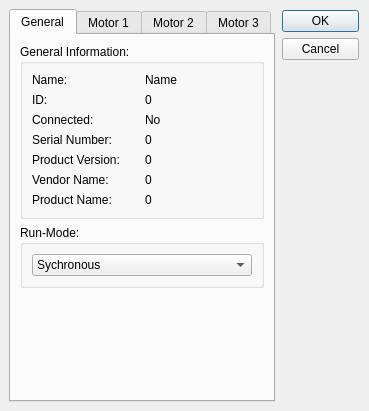
<?xml version="1.0" encoding="UTF-8"?>
<ui version="4.0">
 <class>DialogUSBMotion3XIII</class>
 <widget class="QDialog" name="DialogUSBMotion3XIII">
  <property name="geometry">
   <rect>
    <x>0</x>
    <y>0</y>
    <width>369</width>
    <height>411</height>
   </rect>
  </property>
  <property name="minimumSize">
   <size>
    <width>0</width>
    <height>0</height>
   </size>
  </property>
  <property name="maximumSize">
   <size>
    <width>16777215</width>
    <height>16777215</height>
   </size>
  </property>
  <property name="windowTitle">
   <string>Dialog</string>
  </property>
  <widget class="QTabWidget" name="tabProperties">
   <property name="geometry">
    <rect>
     <x>9</x>
     <y>9</y>
     <width>266</width>
     <height>393</height>
    </rect>
   </property>
   <property name="currentIndex">
    <number>0</number>
   </property>
   <widget class="QWidget" name="tab_general">
    <attribute name="title">
     <string>General</string>
    </attribute>
    <attribute name="toolTip">
     <string>general settings for motor driver</string>
    </attribute>
    <layout class="QVBoxLayout" name="verticalLayout">
     <item>
      <widget class="QGroupBox" name="groupGeneralInfo">
       <property name="title">
        <string>General Information:</string>
       </property>
       <layout class="QGridLayout" name="gridLayout_4">
        <item row="0" column="0">
         <widget class="QLabel" name="label_33">
          <property name="text">
           <string>Name:</string>
          </property>
         </widget>
        </item>
        <item row="0" column="1">
         <widget class="QLabel" name="lblName">
          <property name="text">
           <string>Name</string>
          </property>
         </widget>
        </item>
        <item row="1" column="0">
         <widget class="QLabel" name="label_34">
          <property name="text">
           <string>ID:</string>
          </property>
         </widget>
        </item>
        <item row="1" column="1">
         <widget class="QLabel" name="lblID">
          <property name="text">
           <string>0</string>
          </property>
         </widget>
        </item>
        <item row="2" column="0">
         <widget class="QLabel" name="label_36">
          <property name="text">
           <string>Connected:</string>
          </property>
         </widget>
        </item>
        <item row="2" column="1">
         <widget class="QLabel" name="lblConnected">
          <property name="text">
           <string>No</string>
          </property>
         </widget>
        </item>
        <item row="3" column="0">
         <widget class="QLabel" name="label_35">
          <property name="text">
           <string>Serial Number:</string>
          </property>
         </widget>
        </item>
        <item row="3" column="1">
         <widget class="QLabel" name="lblSerialNumber">
          <property name="text">
           <string>0</string>
          </property>
         </widget>
        </item>
        <item row="4" column="0">
         <widget class="QLabel" name="label_37">
          <property name="text">
           <string>Product Version:</string>
          </property>
         </widget>
        </item>
        <item row="4" column="1">
         <widget class="QLabel" name="lblProductVersion">
          <property name="text">
           <string>0</string>
          </property>
         </widget>
        </item>
        <item row="5" column="0">
         <widget class="QLabel" name="label_38">
          <property name="text">
           <string>Vendor Name:</string>
          </property>
         </widget>
        </item>
        <item row="5" column="1">
         <widget class="QLabel" name="lblVendorName">
          <property name="text">
           <string>0</string>
          </property>
         </widget>
        </item>
        <item row="6" column="0">
         <widget class="QLabel" name="label_39">
          <property name="text">
           <string>Product Name:</string>
          </property>
         </widget>
        </item>
        <item row="6" column="1">
         <widget class="QLabel" name="lblProductName">
          <property name="text">
           <string>0</string>
          </property>
         </widget>
        </item>
       </layout>
      </widget>
     </item>
     <item>
      <widget class="QGroupBox" name="groupRunMode">
       <property name="title">
        <string>Run-Mode:</string>
       </property>
       <layout class="QHBoxLayout" name="horizontalLayout_12">
        <item>
         <widget class="QComboBox" name="comboRunMode">
          <property name="sizePolicy">
           <sizepolicy hsizetype="MinimumExpanding" vsizetype="Fixed">
            <horstretch>0</horstretch>
            <verstretch>0</verstretch>
           </sizepolicy>
          </property>
          <property name="maxVisibleItems">
           <number>2</number>
          </property>
          <item>
           <property name="text">
            <string>Sychronous</string>
           </property>
          </item>
          <item>
           <property name="text">
            <string>Asychronous</string>
           </property>
          </item>
         </widget>
        </item>
       </layout>
      </widget>
     </item>
     <item>
      <spacer name="verticalSpacer_6">
       <property name="orientation">
        <enum>Qt::Vertical</enum>
       </property>
       <property name="sizeHint" stdset="0">
        <size>
         <width>20</width>
         <height>40</height>
        </size>
       </property>
      </spacer>
     </item>
    </layout>
   </widget>
   <widget class="QWidget" name="tab_motor1">
    <attribute name="title">
     <string>Motor 1</string>
    </attribute>
    <attribute name="whatsThis">
     <string>Properties for first motor</string>
    </attribute>
    <layout class="QVBoxLayout" name="verticalLayout_9">
     <item>
      <widget class="QGroupBox" name="groupM1Info">
       <property name="title">
        <string>General Information</string>
       </property>
       <layout class="QHBoxLayout" name="horizontalLayout_3">
        <item>
         <layout class="QVBoxLayout" name="verticalLayout_4">
          <item>
           <widget class="QLabel" name="label_3">
            <property name="text">
             <string>Available:</string>
            </property>
           </widget>
          </item>
          <item>
           <widget class="QLabel" name="label_4">
            <property name="text">
             <string>Steps per Turn:</string>
            </property>
           </widget>
          </item>
          <item>
           <spacer name="horizontalSpacer">
            <property name="orientation">
             <enum>Qt::Horizontal</enum>
            </property>
            <property name="sizeType">
             <enum>QSizePolicy::Minimum</enum>
            </property>
            <property name="sizeHint" stdset="0">
             <size>
              <width>40</width>
              <height>20</height>
             </size>
            </property>
           </spacer>
          </item>
          <item>
           <widget class="QLabel" name="label_5">
            <property name="text">
             <string>Micro Steps:</string>
            </property>
            <property name="buddy">
             <cstring>comboM1MicroSteps</cstring>
            </property>
           </widget>
          </item>
         </layout>
        </item>
        <item>
         <layout class="QVBoxLayout" name="verticalLayout_3">
          <item>
           <widget class="QLabel" name="lblM1Available">
            <property name="text">
             <string>Yes</string>
            </property>
           </widget>
          </item>
          <item>
           <widget class="QLabel" name="lblM1AxisSteps">
            <property name="text">
             <string>0</string>
            </property>
           </widget>
          </item>
          <item>
           <widget class="QCheckBox" name="checkM1Enabled">
            <property name="text">
             <string>motor enabled</string>
            </property>
           </widget>
          </item>
          <item>
           <widget class="QComboBox" name="comboM1MicroSteps">
            <item>
             <property name="text">
              <string>1</string>
             </property>
            </item>
            <item>
             <property name="text">
              <string>2</string>
             </property>
            </item>
            <item>
             <property name="text">
              <string>4</string>
             </property>
            </item>
            <item>
             <property name="text">
              <string>8</string>
             </property>
            </item>
            <item>
             <property name="text">
              <string>16</string>
             </property>
            </item>
            <item>
             <property name="text">
              <string>32</string>
             </property>
            </item>
            <item>
             <property name="text">
              <string>64</string>
             </property>
            </item>
           </widget>
          </item>
         </layout>
        </item>
       </layout>
      </widget>
     </item>
     <item>
      <widget class="QGroupBox" name="groupM1VelAcc">
       <property name="title">
        <string>Motor speed and acceleration</string>
       </property>
       <layout class="QGridLayout" name="gridLayout">
        <item row="0" column="0">
         <widget class="QLabel" name="label_7">
          <property name="sizePolicy">
           <sizepolicy hsizetype="Minimum" vsizetype="Preferred">
            <horstretch>0</horstretch>
            <verstretch>0</verstretch>
           </sizepolicy>
          </property>
          <property name="text">
           <string>Vmin:</string>
          </property>
         </widget>
        </item>
        <item row="1" column="0">
         <widget class="QLabel" name="label_6">
          <property name="sizePolicy">
           <sizepolicy hsizetype="Minimum" vsizetype="Preferred">
            <horstretch>0</horstretch>
            <verstretch>0</verstretch>
           </sizepolicy>
          </property>
          <property name="text">
           <string>Vmax:</string>
          </property>
         </widget>
        </item>
        <item row="1" column="2">
         <widget class="QDoubleSpinBox" name="spinM1VMax">
          <property name="suffix">
           <string> °/s</string>
          </property>
          <property name="decimals">
           <number>2</number>
          </property>
         </widget>
        </item>
        <item row="2" column="0">
         <widget class="QLabel" name="label_8">
          <property name="sizePolicy">
           <sizepolicy hsizetype="Minimum" vsizetype="Preferred">
            <horstretch>0</horstretch>
            <verstretch>0</verstretch>
           </sizepolicy>
          </property>
          <property name="text">
           <string>Amax:</string>
          </property>
         </widget>
        </item>
        <item row="2" column="2">
         <widget class="QDoubleSpinBox" name="spinM1AMax">
          <property name="suffix">
           <string> °/s²</string>
          </property>
          <property name="decimals">
           <number>2</number>
          </property>
         </widget>
        </item>
        <item row="0" column="2">
         <widget class="QDoubleSpinBox" name="spinM1VMin">
          <property name="suffix">
           <string> °/s</string>
          </property>
          <property name="decimals">
           <number>2</number>
          </property>
         </widget>
        </item>
       </layout>
      </widget>
     </item>
     <item>
      <widget class="QGroupBox" name="groupM1CoilCurrent">
       <property name="title">
        <string>Coil current</string>
       </property>
       <layout class="QVBoxLayout" name="verticalLayout_8">
        <item>
         <layout class="QHBoxLayout" name="horizontalLayout_5">
          <item>
           <widget class="QLabel" name="label_9">
            <property name="sizePolicy">
             <sizepolicy hsizetype="Minimum" vsizetype="Preferred">
              <horstretch>0</horstretch>
              <verstretch>0</verstretch>
             </sizepolicy>
            </property>
            <property name="text">
             <string>Acc. threshold:</string>
            </property>
           </widget>
          </item>
          <item>
           <widget class="QDoubleSpinBox" name="spinM1CoilThreshold">
            <property name="suffix">
             <string> °/s²</string>
            </property>
           </widget>
          </item>
         </layout>
        </item>
        <item>
         <layout class="QHBoxLayout" name="horizontalLayout_4">
          <item>
           <layout class="QVBoxLayout" name="verticalLayout_5">
            <item>
             <widget class="QLabel" name="label_10">
              <property name="text">
               <string>High current:</string>
              </property>
              <property name="buddy">
               <cstring>comboM1CoilHigh</cstring>
              </property>
             </widget>
            </item>
            <item>
             <widget class="QComboBox" name="comboM1CoilHigh">
              <item>
               <property name="text">
                <string>12.5%</string>
               </property>
              </item>
              <item>
               <property name="text">
                <string>25%</string>
               </property>
              </item>
              <item>
               <property name="text">
                <string>37.5%</string>
               </property>
              </item>
              <item>
               <property name="text">
                <string>50%</string>
               </property>
              </item>
              <item>
               <property name="text">
                <string>62.5%</string>
               </property>
              </item>
              <item>
               <property name="text">
                <string>75%</string>
               </property>
              </item>
              <item>
               <property name="text">
                <string>87.5%</string>
               </property>
              </item>
              <item>
               <property name="text">
                <string>100%</string>
               </property>
              </item>
             </widget>
            </item>
           </layout>
          </item>
          <item>
           <layout class="QVBoxLayout" name="verticalLayout_6">
            <item>
             <widget class="QLabel" name="label_11">
              <property name="text">
               <string>Low current:</string>
              </property>
              <property name="buddy">
               <cstring>comboM1CoilLow</cstring>
              </property>
             </widget>
            </item>
            <item>
             <widget class="QComboBox" name="comboM1CoilLow">
              <item>
               <property name="text">
                <string>12.5%</string>
               </property>
              </item>
              <item>
               <property name="text">
                <string>25%</string>
               </property>
              </item>
              <item>
               <property name="text">
                <string>37.5%</string>
               </property>
              </item>
              <item>
               <property name="text">
                <string>50%</string>
               </property>
              </item>
              <item>
               <property name="text">
                <string>62.5%</string>
               </property>
              </item>
              <item>
               <property name="text">
                <string>75%</string>
               </property>
              </item>
              <item>
               <property name="text">
                <string>87.5%</string>
               </property>
              </item>
              <item>
               <property name="text">
                <string>100%</string>
               </property>
              </item>
             </widget>
            </item>
           </layout>
          </item>
          <item>
           <layout class="QVBoxLayout" name="verticalLayout_7">
            <item>
             <widget class="QLabel" name="label_12">
              <property name="text">
               <string>Rest current:</string>
              </property>
              <property name="buddy">
               <cstring>comboM1CoilRest</cstring>
              </property>
             </widget>
            </item>
            <item>
             <widget class="QComboBox" name="comboM1CoilRest">
              <item>
               <property name="text">
                <string>12.5%</string>
               </property>
              </item>
              <item>
               <property name="text">
                <string>25%</string>
               </property>
              </item>
              <item>
               <property name="text">
                <string>37.5%</string>
               </property>
              </item>
              <item>
               <property name="text">
                <string>50%</string>
               </property>
              </item>
              <item>
               <property name="text">
                <string>62.5%</string>
               </property>
              </item>
              <item>
               <property name="text">
                <string>75%</string>
               </property>
              </item>
              <item>
               <property name="text">
                <string>87.5%</string>
               </property>
              </item>
              <item>
               <property name="text">
                <string>100%</string>
               </property>
              </item>
             </widget>
            </item>
           </layout>
          </item>
         </layout>
        </item>
       </layout>
      </widget>
     </item>
     <item>
      <spacer name="verticalSpacer_3">
       <property name="orientation">
        <enum>Qt::Vertical</enum>
       </property>
       <property name="sizeHint" stdset="0">
        <size>
         <width>20</width>
         <height>40</height>
        </size>
       </property>
      </spacer>
     </item>
    </layout>
   </widget>
   <widget class="QWidget" name="tab_motor2">
    <attribute name="title">
     <string>Motor 2</string>
    </attribute>
    <attribute name="whatsThis">
     <string>Properties for second motor</string>
    </attribute>
    <layout class="QVBoxLayout" name="verticalLayout_16">
     <item>
      <widget class="QGroupBox" name="groupM2Info">
       <property name="title">
        <string>General Information</string>
       </property>
       <layout class="QHBoxLayout" name="horizontalLayout_6">
        <item>
         <layout class="QVBoxLayout" name="verticalLayout_10">
          <item>
           <widget class="QLabel" name="label_16">
            <property name="text">
             <string>Available:</string>
            </property>
           </widget>
          </item>
          <item>
           <widget class="QLabel" name="label_17">
            <property name="text">
             <string>Steps per Turn:</string>
            </property>
           </widget>
          </item>
          <item>
           <spacer name="horizontalSpacer_2">
            <property name="orientation">
             <enum>Qt::Horizontal</enum>
            </property>
            <property name="sizeType">
             <enum>QSizePolicy::Minimum</enum>
            </property>
            <property name="sizeHint" stdset="0">
             <size>
              <width>40</width>
              <height>20</height>
             </size>
            </property>
           </spacer>
          </item>
          <item>
           <widget class="QLabel" name="label_18">
            <property name="text">
             <string>Micro Steps:</string>
            </property>
            <property name="buddy">
             <cstring>comboM1MicroSteps</cstring>
            </property>
           </widget>
          </item>
         </layout>
        </item>
        <item>
         <layout class="QVBoxLayout" name="verticalLayout_11">
          <item>
           <widget class="QLabel" name="lblM2Available">
            <property name="text">
             <string>Yes</string>
            </property>
           </widget>
          </item>
          <item>
           <widget class="QLabel" name="lblM2AxisSteps">
            <property name="text">
             <string>0</string>
            </property>
           </widget>
          </item>
          <item>
           <widget class="QCheckBox" name="checkM2Enabled">
            <property name="text">
             <string>motor enabled</string>
            </property>
           </widget>
          </item>
          <item>
           <widget class="QComboBox" name="comboM2MicroSteps">
            <item>
             <property name="text">
              <string>1</string>
             </property>
            </item>
            <item>
             <property name="text">
              <string>2</string>
             </property>
            </item>
            <item>
             <property name="text">
              <string>4</string>
             </property>
            </item>
            <item>
             <property name="text">
              <string>8</string>
             </property>
            </item>
            <item>
             <property name="text">
              <string>16</string>
             </property>
            </item>
            <item>
             <property name="text">
              <string>32</string>
             </property>
            </item>
            <item>
             <property name="text">
              <string>64</string>
             </property>
            </item>
           </widget>
          </item>
         </layout>
        </item>
       </layout>
      </widget>
     </item>
     <item>
      <widget class="QGroupBox" name="groupM2VelAcc">
       <property name="title">
        <string>Motor speed and acceleration</string>
       </property>
       <layout class="QGridLayout" name="gridLayout_2">
        <item row="0" column="0">
         <widget class="QLabel" name="label_13">
          <property name="sizePolicy">
           <sizepolicy hsizetype="Minimum" vsizetype="Preferred">
            <horstretch>0</horstretch>
            <verstretch>0</verstretch>
           </sizepolicy>
          </property>
          <property name="text">
           <string>Vmin:</string>
          </property>
         </widget>
        </item>
        <item row="0" column="1">
         <widget class="QDoubleSpinBox" name="spinM2VMin">
          <property name="suffix">
           <string> °/s</string>
          </property>
         </widget>
        </item>
        <item row="1" column="0">
         <widget class="QLabel" name="label_14">
          <property name="sizePolicy">
           <sizepolicy hsizetype="Minimum" vsizetype="Preferred">
            <horstretch>0</horstretch>
            <verstretch>0</verstretch>
           </sizepolicy>
          </property>
          <property name="text">
           <string>Vmax:</string>
          </property>
         </widget>
        </item>
        <item row="1" column="1">
         <widget class="QDoubleSpinBox" name="spinM2VMax">
          <property name="suffix">
           <string> °/s</string>
          </property>
         </widget>
        </item>
        <item row="2" column="0">
         <widget class="QLabel" name="label_15">
          <property name="sizePolicy">
           <sizepolicy hsizetype="Minimum" vsizetype="Preferred">
            <horstretch>0</horstretch>
            <verstretch>0</verstretch>
           </sizepolicy>
          </property>
          <property name="text">
           <string>Amax:</string>
          </property>
         </widget>
        </item>
        <item row="2" column="1">
         <widget class="QDoubleSpinBox" name="spinM2AMax">
          <property name="suffix">
           <string> °/s²</string>
          </property>
         </widget>
        </item>
       </layout>
      </widget>
     </item>
     <item>
      <widget class="QGroupBox" name="groupM2CoilCurrent">
       <property name="title">
        <string>Coil current</string>
       </property>
       <layout class="QVBoxLayout" name="verticalLayout_12">
        <item>
         <layout class="QHBoxLayout" name="horizontalLayout_7">
          <item>
           <widget class="QLabel" name="label_19">
            <property name="sizePolicy">
             <sizepolicy hsizetype="Minimum" vsizetype="Preferred">
              <horstretch>0</horstretch>
              <verstretch>0</verstretch>
             </sizepolicy>
            </property>
            <property name="text">
             <string>Acc. threshold:</string>
            </property>
           </widget>
          </item>
          <item>
           <widget class="QDoubleSpinBox" name="spinM2CoilThreshold">
            <property name="suffix">
             <string> °/s²</string>
            </property>
           </widget>
          </item>
         </layout>
        </item>
        <item>
         <layout class="QHBoxLayout" name="horizontalLayout_8">
          <item>
           <layout class="QVBoxLayout" name="verticalLayout_13">
            <item>
             <widget class="QLabel" name="label_20">
              <property name="text">
               <string>High current:</string>
              </property>
              <property name="buddy">
               <cstring>comboM1CoilHigh</cstring>
              </property>
             </widget>
            </item>
            <item>
             <widget class="QComboBox" name="comboM2CoilHigh">
              <item>
               <property name="text">
                <string>12.5%</string>
               </property>
              </item>
              <item>
               <property name="text">
                <string>25%</string>
               </property>
              </item>
              <item>
               <property name="text">
                <string>37.5%</string>
               </property>
              </item>
              <item>
               <property name="text">
                <string>50%</string>
               </property>
              </item>
              <item>
               <property name="text">
                <string>62.5%</string>
               </property>
              </item>
              <item>
               <property name="text">
                <string>75%</string>
               </property>
              </item>
              <item>
               <property name="text">
                <string>87.5%</string>
               </property>
              </item>
              <item>
               <property name="text">
                <string>100%</string>
               </property>
              </item>
             </widget>
            </item>
           </layout>
          </item>
          <item>
           <layout class="QVBoxLayout" name="verticalLayout_14">
            <item>
             <widget class="QLabel" name="label_21">
              <property name="text">
               <string>Low current:</string>
              </property>
              <property name="buddy">
               <cstring>comboM1CoilLow</cstring>
              </property>
             </widget>
            </item>
            <item>
             <widget class="QComboBox" name="comboM2CoilLow">
              <item>
               <property name="text">
                <string>12.5%</string>
               </property>
              </item>
              <item>
               <property name="text">
                <string>25%</string>
               </property>
              </item>
              <item>
               <property name="text">
                <string>37.5%</string>
               </property>
              </item>
              <item>
               <property name="text">
                <string>50%</string>
               </property>
              </item>
              <item>
               <property name="text">
                <string>62.5%</string>
               </property>
              </item>
              <item>
               <property name="text">
                <string>75%</string>
               </property>
              </item>
              <item>
               <property name="text">
                <string>87.5%</string>
               </property>
              </item>
              <item>
               <property name="text">
                <string>100%</string>
               </property>
              </item>
             </widget>
            </item>
           </layout>
          </item>
          <item>
           <layout class="QVBoxLayout" name="verticalLayout_15">
            <item>
             <widget class="QLabel" name="label_22">
              <property name="text">
               <string>Rest current:</string>
              </property>
              <property name="buddy">
               <cstring>comboM1CoilRest</cstring>
              </property>
             </widget>
            </item>
            <item>
             <widget class="QComboBox" name="comboM2CoilRest">
              <item>
               <property name="text">
                <string>12.5%</string>
               </property>
              </item>
              <item>
               <property name="text">
                <string>25%</string>
               </property>
              </item>
              <item>
               <property name="text">
                <string>37.5%</string>
               </property>
              </item>
              <item>
               <property name="text">
                <string>50%</string>
               </property>
              </item>
              <item>
               <property name="text">
                <string>62.5%</string>
               </property>
              </item>
              <item>
               <property name="text">
                <string>75%</string>
               </property>
              </item>
              <item>
               <property name="text">
                <string>87.5%</string>
               </property>
              </item>
              <item>
               <property name="text">
                <string>100%</string>
               </property>
              </item>
             </widget>
            </item>
           </layout>
          </item>
         </layout>
        </item>
       </layout>
      </widget>
     </item>
     <item>
      <spacer name="verticalSpacer_4">
       <property name="orientation">
        <enum>Qt::Vertical</enum>
       </property>
       <property name="sizeHint" stdset="0">
        <size>
         <width>20</width>
         <height>40</height>
        </size>
       </property>
      </spacer>
     </item>
    </layout>
   </widget>
   <widget class="QWidget" name="tab_motor3">
    <attribute name="title">
     <string>Motor 3</string>
    </attribute>
    <attribute name="whatsThis">
     <string>Properties for third motor</string>
    </attribute>
    <layout class="QVBoxLayout" name="verticalLayout_23">
     <item>
      <widget class="QGroupBox" name="groupM3Info">
       <property name="title">
        <string>General Information</string>
       </property>
       <layout class="QHBoxLayout" name="horizontalLayout_9">
        <item>
         <layout class="QVBoxLayout" name="verticalLayout_17">
          <item>
           <widget class="QLabel" name="label_23">
            <property name="text">
             <string>Available:</string>
            </property>
           </widget>
          </item>
          <item>
           <widget class="QLabel" name="label_24">
            <property name="text">
             <string>Steps per Turn:</string>
            </property>
           </widget>
          </item>
          <item>
           <spacer name="horizontalSpacer_3">
            <property name="orientation">
             <enum>Qt::Horizontal</enum>
            </property>
            <property name="sizeType">
             <enum>QSizePolicy::Minimum</enum>
            </property>
            <property name="sizeHint" stdset="0">
             <size>
              <width>40</width>
              <height>20</height>
             </size>
            </property>
           </spacer>
          </item>
          <item>
           <widget class="QLabel" name="label_25">
            <property name="text">
             <string>Micro Steps:</string>
            </property>
            <property name="buddy">
             <cstring>comboM1MicroSteps</cstring>
            </property>
           </widget>
          </item>
         </layout>
        </item>
        <item>
         <layout class="QVBoxLayout" name="verticalLayout_18">
          <item>
           <widget class="QLabel" name="lblM3Available">
            <property name="text">
             <string>Yes</string>
            </property>
           </widget>
          </item>
          <item>
           <widget class="QLabel" name="lblM3AxisSteps">
            <property name="text">
             <string>0</string>
            </property>
           </widget>
          </item>
          <item>
           <widget class="QCheckBox" name="checkM3Enabled">
            <property name="text">
             <string>motor enabled</string>
            </property>
           </widget>
          </item>
          <item>
           <widget class="QComboBox" name="comboM3MicroSteps">
            <item>
             <property name="text">
              <string>1</string>
             </property>
            </item>
            <item>
             <property name="text">
              <string>2</string>
             </property>
            </item>
            <item>
             <property name="text">
              <string>4</string>
             </property>
            </item>
            <item>
             <property name="text">
              <string>8</string>
             </property>
            </item>
            <item>
             <property name="text">
              <string>16</string>
             </property>
            </item>
            <item>
             <property name="text">
              <string>32</string>
             </property>
            </item>
            <item>
             <property name="text">
              <string>64</string>
             </property>
            </item>
           </widget>
          </item>
         </layout>
        </item>
       </layout>
      </widget>
     </item>
     <item>
      <widget class="QGroupBox" name="groupM3VelAcc">
       <property name="title">
        <string>Motor speed and acceleration</string>
       </property>
       <layout class="QGridLayout" name="gridLayout_3">
        <item row="0" column="0">
         <widget class="QLabel" name="label_26">
          <property name="sizePolicy">
           <sizepolicy hsizetype="Minimum" vsizetype="Preferred">
            <horstretch>0</horstretch>
            <verstretch>0</verstretch>
           </sizepolicy>
          </property>
          <property name="text">
           <string>Vmin:</string>
          </property>
         </widget>
        </item>
        <item row="0" column="1">
         <widget class="QDoubleSpinBox" name="spinM3VMin">
          <property name="suffix">
           <string> °/s</string>
          </property>
         </widget>
        </item>
        <item row="1" column="0">
         <widget class="QLabel" name="label_27">
          <property name="sizePolicy">
           <sizepolicy hsizetype="Minimum" vsizetype="Preferred">
            <horstretch>0</horstretch>
            <verstretch>0</verstretch>
           </sizepolicy>
          </property>
          <property name="text">
           <string>Vmax:</string>
          </property>
         </widget>
        </item>
        <item row="1" column="1">
         <widget class="QDoubleSpinBox" name="spinM3VMax">
          <property name="suffix">
           <string> °/s</string>
          </property>
         </widget>
        </item>
        <item row="2" column="0">
         <widget class="QLabel" name="label_28">
          <property name="sizePolicy">
           <sizepolicy hsizetype="Minimum" vsizetype="Preferred">
            <horstretch>0</horstretch>
            <verstretch>0</verstretch>
           </sizepolicy>
          </property>
          <property name="text">
           <string>Amax:</string>
          </property>
         </widget>
        </item>
        <item row="2" column="1">
         <widget class="QDoubleSpinBox" name="spinM3AMax">
          <property name="suffix">
           <string> °/s²</string>
          </property>
         </widget>
        </item>
       </layout>
      </widget>
     </item>
     <item>
      <widget class="QGroupBox" name="groupM3CoilCurrent">
       <property name="title">
        <string>Coil current</string>
       </property>
       <layout class="QVBoxLayout" name="verticalLayout_19">
        <item>
         <layout class="QHBoxLayout" name="horizontalLayout_10">
          <item>
           <widget class="QLabel" name="label_29">
            <property name="sizePolicy">
             <sizepolicy hsizetype="Minimum" vsizetype="Preferred">
              <horstretch>0</horstretch>
              <verstretch>0</verstretch>
             </sizepolicy>
            </property>
            <property name="text">
             <string>Acc. threshold:</string>
            </property>
           </widget>
          </item>
          <item>
           <widget class="QDoubleSpinBox" name="spinM3CoilThreshold">
            <property name="suffix">
             <string> °/s²</string>
            </property>
           </widget>
          </item>
         </layout>
        </item>
        <item>
         <layout class="QHBoxLayout" name="horizontalLayout_11">
          <item>
           <layout class="QVBoxLayout" name="verticalLayout_20">
            <item>
             <widget class="QLabel" name="label_30">
              <property name="text">
               <string>High current:</string>
              </property>
              <property name="buddy">
               <cstring>comboM1CoilHigh</cstring>
              </property>
             </widget>
            </item>
            <item>
             <widget class="QComboBox" name="comboM3CoilHigh">
              <item>
               <property name="text">
                <string>12.5%</string>
               </property>
              </item>
              <item>
               <property name="text">
                <string>25%</string>
               </property>
              </item>
              <item>
               <property name="text">
                <string>37.5%</string>
               </property>
              </item>
              <item>
               <property name="text">
                <string>50%</string>
               </property>
              </item>
              <item>
               <property name="text">
                <string>62.5%</string>
               </property>
              </item>
              <item>
               <property name="text">
                <string>75%</string>
               </property>
              </item>
              <item>
               <property name="text">
                <string>87.5%</string>
               </property>
              </item>
              <item>
               <property name="text">
                <string>100%</string>
               </property>
              </item>
             </widget>
            </item>
           </layout>
          </item>
          <item>
           <layout class="QVBoxLayout" name="verticalLayout_21">
            <item>
             <widget class="QLabel" name="label_31">
              <property name="text">
               <string>Low current:</string>
              </property>
              <property name="buddy">
               <cstring>comboM1CoilLow</cstring>
              </property>
             </widget>
            </item>
            <item>
             <widget class="QComboBox" name="comboM3CoilLow">
              <item>
               <property name="text">
                <string>12.5%</string>
               </property>
              </item>
              <item>
               <property name="text">
                <string>25%</string>
               </property>
              </item>
              <item>
               <property name="text">
                <string>37.5%</string>
               </property>
              </item>
              <item>
               <property name="text">
                <string>50%</string>
               </property>
              </item>
              <item>
               <property name="text">
                <string>62.5%</string>
               </property>
              </item>
              <item>
               <property name="text">
                <string>75%</string>
               </property>
              </item>
              <item>
               <property name="text">
                <string>87.5%</string>
               </property>
              </item>
              <item>
               <property name="text">
                <string>100%</string>
               </property>
              </item>
             </widget>
            </item>
           </layout>
          </item>
          <item>
           <layout class="QVBoxLayout" name="verticalLayout_22">
            <item>
             <widget class="QLabel" name="label_32">
              <property name="text">
               <string>Rest current:</string>
              </property>
              <property name="buddy">
               <cstring>comboM1CoilRest</cstring>
              </property>
             </widget>
            </item>
            <item>
             <widget class="QComboBox" name="comboM3CoilRest">
              <item>
               <property name="text">
                <string>12.5%</string>
               </property>
              </item>
              <item>
               <property name="text">
                <string>25%</string>
               </property>
              </item>
              <item>
               <property name="text">
                <string>37.5%</string>
               </property>
              </item>
              <item>
               <property name="text">
                <string>50%</string>
               </property>
              </item>
              <item>
               <property name="text">
                <string>62.5%</string>
               </property>
              </item>
              <item>
               <property name="text">
                <string>75%</string>
               </property>
              </item>
              <item>
               <property name="text">
                <string>87.5%</string>
               </property>
              </item>
              <item>
               <property name="text">
                <string>100%</string>
               </property>
              </item>
             </widget>
            </item>
           </layout>
          </item>
         </layout>
        </item>
       </layout>
      </widget>
     </item>
     <item>
      <spacer name="verticalSpacer_5">
       <property name="orientation">
        <enum>Qt::Vertical</enum>
       </property>
       <property name="sizeHint" stdset="0">
        <size>
         <width>20</width>
         <height>40</height>
        </size>
       </property>
      </spacer>
     </item>
    </layout>
   </widget>
  </widget>
  <widget class="QDialogButtonBox" name="buttonBox">
   <property name="geometry">
    <rect>
     <x>282</x>
     <y>10</y>
     <width>77</width>
     <height>56</height>
    </rect>
   </property>
   <property name="locale">
    <locale language="English" country="UnitedStates"/>
   </property>
   <property name="orientation">
    <enum>Qt::Vertical</enum>
   </property>
   <property name="standardButtons">
    <set>QDialogButtonBox::Cancel|QDialogButtonBox::Ok</set>
   </property>
  </widget>
 </widget>
 <tabstops>
  <tabstop>tabProperties</tabstop>
  <tabstop>comboRunMode</tabstop>
  <tabstop>checkM1Enabled</tabstop>
  <tabstop>comboM1MicroSteps</tabstop>
  <tabstop>spinM1VMin</tabstop>
  <tabstop>spinM1VMax</tabstop>
  <tabstop>spinM1AMax</tabstop>
  <tabstop>spinM1CoilThreshold</tabstop>
  <tabstop>comboM1CoilHigh</tabstop>
  <tabstop>comboM1CoilLow</tabstop>
  <tabstop>comboM1CoilRest</tabstop>
  <tabstop>checkM2Enabled</tabstop>
  <tabstop>comboM2MicroSteps</tabstop>
  <tabstop>spinM2VMin</tabstop>
  <tabstop>spinM2VMax</tabstop>
  <tabstop>spinM2AMax</tabstop>
  <tabstop>spinM2CoilThreshold</tabstop>
  <tabstop>comboM2CoilHigh</tabstop>
  <tabstop>comboM2CoilLow</tabstop>
  <tabstop>comboM2CoilRest</tabstop>
  <tabstop>checkM3Enabled</tabstop>
  <tabstop>comboM3MicroSteps</tabstop>
  <tabstop>spinM3VMin</tabstop>
  <tabstop>spinM3VMax</tabstop>
  <tabstop>spinM3AMax</tabstop>
  <tabstop>spinM3CoilThreshold</tabstop>
  <tabstop>comboM3CoilHigh</tabstop>
  <tabstop>comboM3CoilLow</tabstop>
  <tabstop>comboM3CoilRest</tabstop>
  <tabstop>buttonBox</tabstop>
 </tabstops>
 <resources/>
 <connections>
  <connection>
   <sender>buttonBox</sender>
   <signal>accepted()</signal>
   <receiver>DialogUSBMotion3XIII</receiver>
   <slot>accept()</slot>
   <hints>
    <hint type="sourcelabel">
     <x>405</x>
     <y>37</y>
    </hint>
    <hint type="destinationlabel">
     <x>411</x>
     <y>317</y>
    </hint>
   </hints>
  </connection>
  <connection>
   <sender>buttonBox</sender>
   <signal>rejected()</signal>
   <receiver>DialogUSBMotion3XIII</receiver>
   <slot>reject()</slot>
   <hints>
    <hint type="sourcelabel">
     <x>401</x>
     <y>68</y>
    </hint>
    <hint type="destinationlabel">
     <x>410</x>
     <y>357</y>
    </hint>
   </hints>
  </connection>
 </connections>
</ui>
